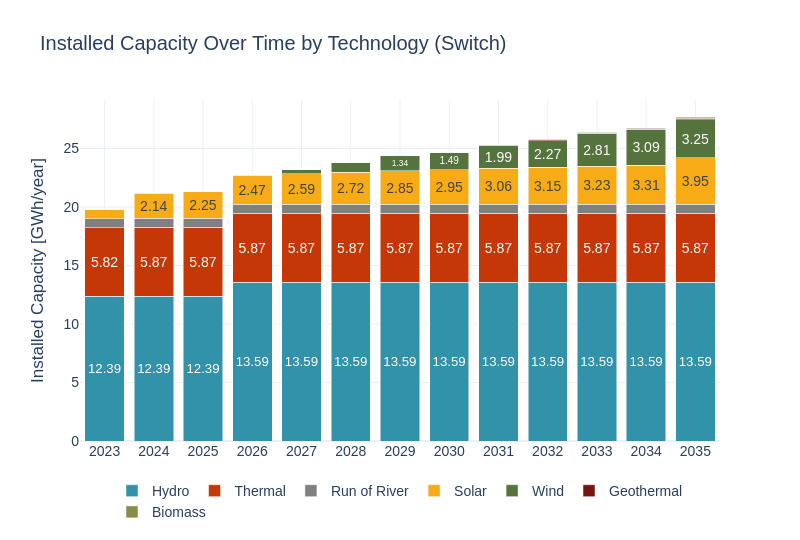

The notebook cell saved with this chart:
### Code cell
import pandas as pd

cap_inst = pd.read_csv(model_outputs_path + 'BuildGen.csv')
gen_info = pd.read_csv(model_inputs_path + 'gen_info.csv')

# Unir con info de tecnologías
cap_inst = pd.merge(cap_inst, gen_info, left_on='GEN_BLD_YRS_1',
                    right_on='GENERATION_PROJECT', how='inner')
# Filtrar solo plantas activas (gen_max_age > 1)
cap_inst = cap_inst[cap_inst['gen_max_age'] > 1]
# Expandir cada planta en sus años activos
records = []
for _, row in cap_inst.iterrows():
    start_year = row['GEN_BLD_YRS_2']
    end_year = start_year + row['gen_max_age'] - 1
    for year in range(start_year, end_year + 1):
        if year <= 2035:
            records.append({
                'year': year,
                'gen_tech': row['gen_tech'],
                'BuildGen': row['BuildGen']
            })

# Crear nuevo DataFrame con capacidad activa por año
cap_inst_expanded = pd.DataFrame(records)
# Sumar capacidad instalada activa por año y tecnología
cap_inst_switch = cap_inst_expanded.groupby(['year', 'gen_tech'], as_index=False)['BuildGen'].sum()
cap_inst_switch = cap_inst_switch[cap_inst_switch['year'] >= years[0]]
cap_inst_switch = cap_inst_switch[cap_inst_switch['year'] <= years[1]]
cap_inst_switch['BuildGen'] = cap_inst_switch['BuildGen'] / 1000
sw.scenarios.dispatched_generation(cap_inst_switch, 'Installed Capacity', 'GWh', 'year', 'BuildGen', 'gen_tech', scenario_name, 'Switch', 1)
#cap_inst_switch.to_csv('./14_switch.csv')

### Figure 1 — Plotly figure (JSON) as saved in the notebook; plotly's stock layout.template omitted (floating-point values rounded to 4 significant figures)
{"data": [{"alignmentgroup": "True", "hovertemplate": "gen_tech=Hydro<br>Year=%{x}<br>Dispatched Generation (MW)=%{y}<br>text=%{text}<extra></extra>", "insidetextanchor": "middle", "legendgroup": "Hydro", "marker": {"color": "#3292A9", "pattern": {"shape": ""}}, "name": "Hydro", "offsetgroup": "Hydro", "orientation": "v", "showlegend": true, "text": ["12.39", "12.39", "12.39", "13.59", "13.59", "13.59", "13.59", "13.59", "13.59", "13.59", "13.59", "13.59", "13.59"], "textangle": 0, "textposition": "inside", "texttemplate": "%{text}", "type": "bar", "x": [2023, 2024, 2025, 2026, 2027, 2028, 2029, 2030, 2031, 2032, 2033, 2034, 2035], "xaxis": "x", "y": [12.39, 12.39, 12.39, 13.59, 13.59, 13.59, 13.59, 13.59, 13.59, 13.59, 13.59, 13.59, 13.59], "yaxis": "y"}, {"alignmentgroup": "True", "hovertemplate": "gen_tech=Thermal<br>Year=%{x}<br>Dispatched Generation (MW)=%{y}<br>text=%{text}<extra></extra>", "insidetextanchor": "middle", "legendgroup": "Thermal", "marker": {"color": "#C53707", "pattern": {"shape": ""}}, "name": "Thermal", "offsetgroup": "Thermal", "orientation": "v", "showlegend": true, "text": ["5.82", "5.87", "5.87", "5.87", "5.87", "5.87", "5.87", "5.87", "5.87", "5.87", "5.87", "5.87", "5.87"], "textangle": 0, "textposition": "inside", "texttemplate": "%{text}", "type": "bar", "x": [2023, 2024, 2025, 2026, 2027, 2028, 2029, 2030, 2031, 2032, 2033, 2034, 2035], "xaxis": "x", "y": [5.822, 5.873, 5.873, 5.873, 5.873, 5.873, 5.873, 5.873, 5.873, 5.873, 5.873, 5.873, 5.873], "yaxis": "y"}, {"alignmentgroup": "True", "hovertemplate": "gen_tech=Run of River<br>Year=%{x}<br>Dispatched Generation (MW)=%{y}<br>text=%{text}<extra></extra>", "insidetextanchor": "middle", "legendgroup": "Run of River", "marker": {"color": "#808080", "pattern": {"shape": ""}}, "name": "Run of River", "offsetgroup": "Run of River", "orientation": "v", "showlegend": true, "text": ["", "", "", "", "", "", "", "", "", "", "", "", ""], "textangle": 0, "textposition": "inside", "texttemplate": "%{text}", "type": "bar", "x": [2023, 2024, 2025, 2026, 2027, 2028, 2029, 2030, 2031, 2032, 2033, 2034, 2035], "xaxis": "x", "y": [0.782, 0.782, 0.782, 0.782, 0.782, 0.782, 0.782, 0.782, 0.782, 0.782, 0.782, 0.782, 0.782], "yaxis": "y"}, {"alignmentgroup": "True", "hovertemplate": "gen_tech=Solar<br>Year=%{x}<br>Dispatched Generation (MW)=%{y}<br>text=%{text}<extra></extra>", "insidetextanchor": "middle", "legendgroup": "Solar", "marker": {"color": "#F7AB17", "pattern": {"shape": ""}}, "name": "Solar", "offsetgroup": "Solar", "orientation": "v", "showlegend": true, "text": ["", "2.14", "2.25", "2.47", "2.59", "2.72", "2.85", "2.95", "3.06", "3.15", "3.23", "3.31", "3.95"], "textangle": 0, "textposition": "inside", "texttemplate": "%{text}", "type": "bar", "x": [2023, 2024, 2025, 2026, 2027, 2028, 2029, 2030, 2031, 2032, 2033, 2034, 2035], "xaxis": "x", "y": [0.7522, 2.138, 2.248, 2.466, 2.594, 2.722, 2.845, 2.954, 3.063, 3.154, 3.233, 3.313, 3.947], "yaxis": "y"}, {"alignmentgroup": "True", "hovertemplate": "gen_tech=Wind<br>Year=%{x}<br>Dispatched Generation (MW)=%{y}<br>text=%{text}<extra></extra>", "insidetextanchor": "middle", "legendgroup": "Wind", "marker": {"color": "#55733D", "pattern": {"shape": ""}}, "name": "Wind", "offsetgroup": "Wind", "orientation": "v", "showlegend": true, "text": ["", "", "", "", "", "", "1.34", "1.49", "1.99", "2.27", "2.81", "3.09", "3.25"], "textangle": 0, "textposition": "inside", "texttemplate": "%{text}", "type": "bar", "x": [2023, 2024, 2025, 2026, 2027, 2028, 2029, 2030, 2031, 2032, 2033, 2034, 2035], "xaxis": "x", "y": [0.032, 0.032, 0.032, 0.032, 0.3962, 0.8462, 1.338, 1.494, 1.992, 2.271, 2.807, 3.094, 3.248], "yaxis": "y"}, {"alignmentgroup": "True", "hovertemplate": "gen_tech=Geothermal<br>Year=%{x}<br>Dispatched Generation (MW)=%{y}<br>text=%{text}<extra></extra>", "insidetextanchor": "middle", "legendgroup": "Geothermal", "marker": {"color": "#73160E", "pattern": {"shape": ""}}, "name": "Geothermal", "offsetgroup": "Geothermal", "orientation": "v", "showlegend": true, "text": ["", "", "", "", "", "", "", "", "", "", "", ""], "textangle": 0, "textposition": "inside", "texttemplate": "%{text}", "type": "bar", "x": [2024, 2025, 2026, 2027, 2028, 2029, 2030, 2031, 2032, 2033, 2034, 2035], "xaxis": "x", "y": [3.005e-11, 5.242e-11, 5.6e-11, 7.807e-11, 1.015e-10, 1.275e-10, 1.8e-10, 0.01394, 0.06377, 0.06377, 0.07293, 0.15], "yaxis": "y"}, {"alignmentgroup": "True", "hovertemplate": "gen_tech=Biomass<br>Year=%{x}<br>Dispatched Generation (MW)=%{y}<br>text=%{text}<extra></extra>", "insidetextanchor": "middle", "legendgroup": "Biomass", "marker": {"color": "#8A8C46", "pattern": {"shape": ""}}, "name": "Biomass", "offsetgroup": "Biomass", "orientation": "v", "showlegend": true, "text": ["", "", "", "", "", "", "", "", "", "", "", ""], "textangle": 0, "textposition": "inside", "texttemplate": "%{text}", "type": "bar", "x": [2024, 2025, 2026, 2027, 2028, 2029, 2030, 2031, 2032, 2033, 2034, 2035], "xaxis": "x", "y": [3.004e-11, 5.241e-11, 5.6e-11, 7.807e-11, 1.015e-10, 1.275e-10, 1.8e-10, 0.01391, 0.06254, 0.06254, 0.07027, 0.1], "yaxis": "y"}], "layout": {"barmode": "stack", "font": {"family": "Arial", "size": 14}, "height": 540, "legend": {"orientation": "h", "title": {}, "tracegroupgap": 0, "x": 0.5, "xanchor": "center", "y": -0.1}, "title": {"text": "Installed Capacity Over Time by Technology (Switch)"}, "width": 800, "xaxis": {"anchor": "y", "domain": [0, 1], "showgrid": true, "tickangle": 0, "tickfont": {"family": "Arial", "size": 14}, "tickvals": [2023, 2024, 2025, 2026, 2027, 2028, 2029, 2030, 2031, 2032, 2033, 2034, 2035], "title": {"text": ""}}, "yaxis": {"anchor": "x", "domain": [0, 1], "title": {"text": "Installed Capacity [GWh/year]"}}}}
